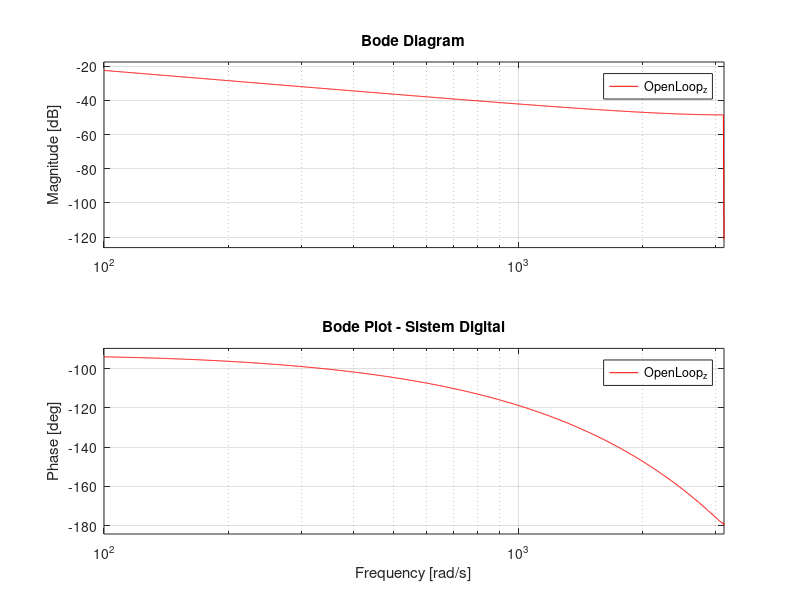
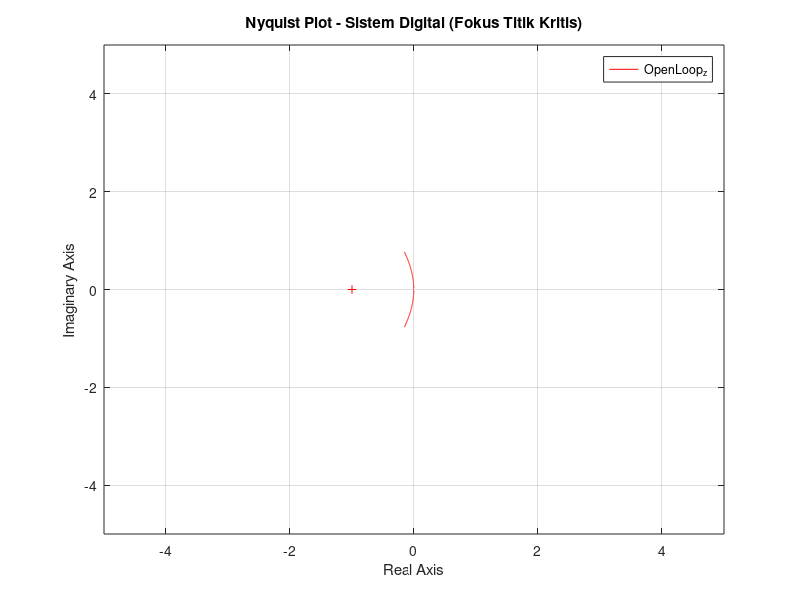
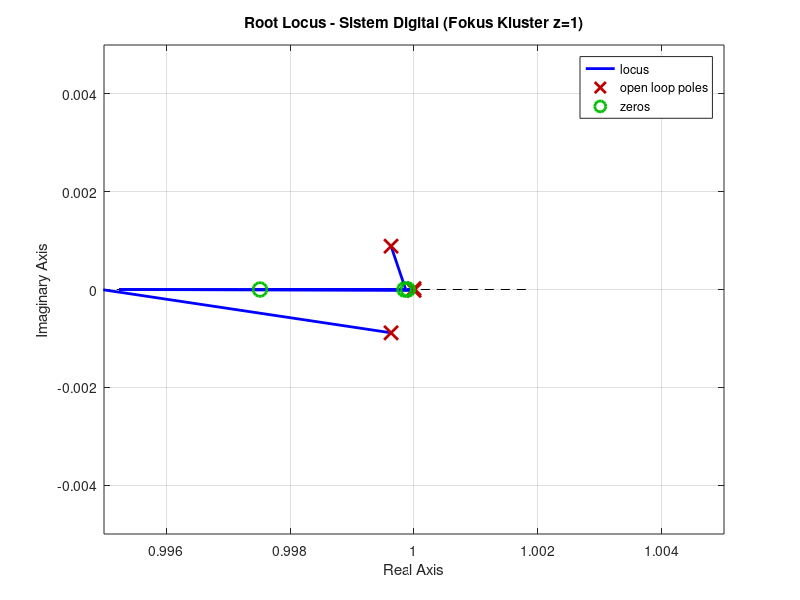

These charts were generated, in order, by the following MATLAB code:
% digital_rootL_Nyquist_BodeP.m
% Penggunaan: Memplot Bode dan Nyquist dari sistem digital yang didiskritisasi
Ts = 0.001;
num_p = [1.151 0.1774];
den_p = [1 0.739 0.921 0];

% 1. Gunakan format ZPK (Zero-Pole-Gain) 
% Ini mencegah error numerik "lonjakan aneh" di frekuensi rendah
Gp_s = zpk(tf(num_p, den_p)); 
Kp = 17; 
Ki = 1.6343; 
Kd = 6.5713;
C_s = zpk(pid(Kp, Ki, Kd));

% 2. Diskritisasi
Gp_z = c2d(Gp_s, Ts, 'zoh');
C_z  = c2d(C_s,  Ts, 'tustin');

% 3. Open-loop digital
OpenLoop_z = C_z * Gp_z;

% PLOTTING YANG SUDAH DISESUAIKAN (ZOOMING)


% --- 1. BODE PLOT ---
figure('Name', 'Bode Plot Digital yang Benar', 'NumberTitle', 'off');
bode(OpenLoop_z, 'r');
title('Bode Plot - Sistem Digital');
grid on;
% Penjelasan: Berkat zpk(), garis merah di frekuensi rendah 
% sekarang akan terus lurus tanpa lonjakan palsu.

% --- 2. NYQUIST PLOT ---
figure('Name', 'Nyquist Plot Digital (Zoomed)', 'NumberTitle', 'off');
nyquist(OpenLoop_z, 'r');
title('Nyquist Plot - Sistem Digital (Fokus Titik Kritis)');
axis([-5 5 -5 5]); % <-- KUNCI PERBAIKAN
grid on;
% Penjelasan: axis() memotong garis yang melesat ke nilai tak terhingga (10^8).
% Sekarang kita bisa melihat bagaimana kurva melingkari area kritis (-1, 0).

% --- 3. ROOT LOCUS ---
figure('Name', 'Root Locus Digital (Zoomed)', 'NumberTitle', 'off');
rlocus(OpenLoop_z);
title('Root Locus - Sistem Digital (Fokus Kluster z=1)');
axis([0.995 1.005 -0.005 0.005]); % <-- KUNCI PERBAIKAN (Zoom Ekstrem)
grid on;
% Penjelasan: Karena Ts = 0.001 sangat kecil, semua dinamika sistem terhimpit di z=1.
% axis() ini melakukan zoom ekstrem 100x lipat tepat di koordinat (1,0) 
% sehingga lengkungan akar sistemnya akhirnya bisa mekar dan terlihat jelas.
